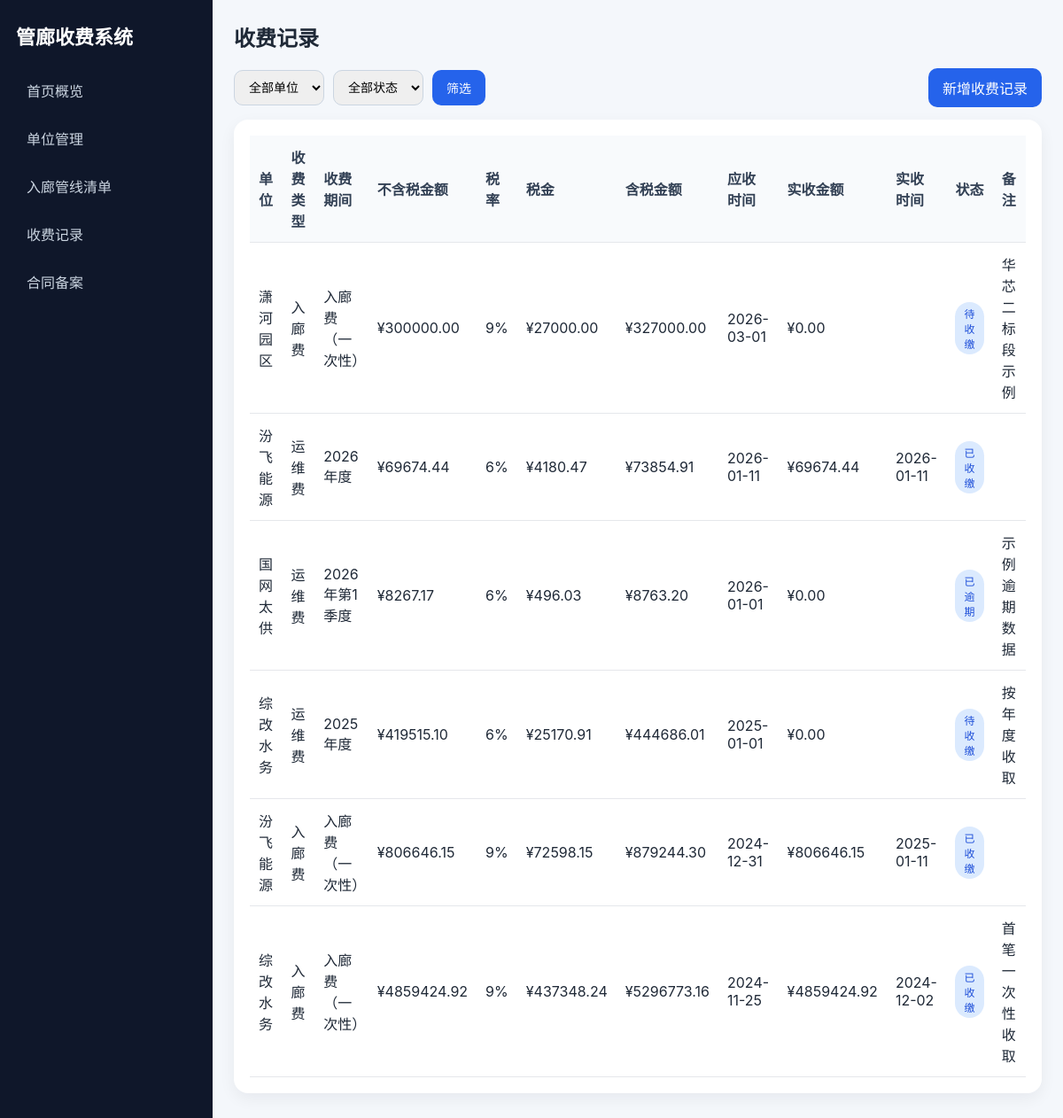
The app's page /fee-records/ with its own data.
### app/models/fee_record.py (models this page shows)
class FeeRecord(Base):
    __tablename__ = 'fee_records'
    id = Column(Integer, primary_key=True, index=True)
    company_id = Column(Integer, ForeignKey('companies.id'), nullable=False)
    pipeline_entry_id = Column(Integer, ForeignKey('pipeline_entries.id'), nullable=True)
    fee_type = Column(String(50), nullable=False)
    charge_period = Column(String(100), nullable=True)
    period_year = Column(Integer, nullable=True)
    period_quarter = Column(Integer, nullable=True)
    amount_excl_tax = Column(Float, nullable=True)
    tax_rate = Column(Float, nullable=True)
    tax_amount = Column(Float, nullable=True)
    amount_incl_tax = Column(Float, nullable=True)
    planned_receivable_date = Column(Date, nullable=True)
    remind_date = Column(Date, nullable=True)
    latest_payment_date = Column(Date, nullable=True)
    actual_received_amount = Column(Float, nullable=True)
    actual_received_date = Column(Date, nullable=True)
    payment_status = Column(String(50), nullable=False, default='待收缴')
    is_invoiced = Column(String(50), nullable=True)
    remark = Column(Text, nullable=True)
    created_at = Column(DateTime, server_default=func.now())
    updated_at = Column(DateTime, server_default=func.now(), onupdate=func.now())
    company = relationship('Company', back_populates='fee_records')
    pipeline_entry = relationship('PipelineEntry', back_populates='fee_records')

### app/models/company.py (models this page shows)
class Company(Base):
    __tablename__ = 'companies'
    id = Column(Integer, primary_key=True, index=True)
    company_name = Column(String(255), nullable=False, unique=True)
    short_name = Column(String(100), nullable=True)
    company_type = Column(String(100), nullable=True)
    contact_person = Column(String(100), nullable=True)
    contact_phone = Column(String(100), nullable=True)
    remark = Column(Text, nullable=True)
    created_at = Column(DateTime, server_default=func.now())
    updated_at = Column(DateTime, server_default=func.now(), onupdate=func.now())
    pipeline_entries = relationship('PipelineEntry', back_populates='company', cascade='all, delete-orphan')
    fee_records = relationship('FeeRecord', back_populates='company', cascade='all, delete-orphan')
    contracts = relationship('Contract', back_populates='company', cascade='all, delete-orphan')

### app/routes/fee_records.py (the view)
@router.get('/', response_class=HTMLResponse)
def list_records(request: Request, db: Session = Depends(get_db), company_id: int | None = None, status: str = ''):
    query = db.query(FeeRecord)
    if company_id:
        query = query.filter(FeeRecord.company_id == company_id)
    if status:
        query = query.filter(FeeRecord.payment_status == status)
    records = query.order_by(FeeRecord.planned_receivable_date.desc()).all()
    companies = db.query(Company).order_by(Company.company_name).all()
    return templates.TemplateResponse('fee_records/list.html', {'request': request, 'records': records, 'companies': companies, 'selected_company_id': company_id, 'selected_status': status, 'title': '收费记录'})

### app/templates/fee_records/list.html (shortened to what this page needs)
{% extends 'base.html' %}
{% block content %}
<div class="toolbar">
    <form method="get" class="inline-form">
        <select name="company_id">
            <option value="">全部单位</option>
        </select>
        <select name="status">
            <option value="">全部状态</option>
        </select>
        <button type="submit">筛选</button>
    </form>
    <a class="button" href="/fee-records/new">新增收费记录</a>
</div>
<section class="panel">
    <table>
        <thead><tr><th>单位</th><th>收费类型</th><th>收费期间</th><th>不含税金额</th><th>税率</th><th>税金</th><th>含税金额</th><th>应收时间</th><th>实收金额</th><th>实收时间</th><th>状态</th><th>备注</th></tr></thead>
        <tbody>
        {% for record in records %}
            <tr>
                <td>{{ record.company.short_name or record.company.company_name }}</td>
                <td>{{ record.fee_type }}</td>
                <td>{{ record.charge_period or '' }}</td>
                <td>¥{{ '%.2f'|format(record.amount_excl_tax or 0) }}</td>
                <td>{{ '{:.0%}'.format(record.tax_rate or 0) }}</td>
                <td>¥{{ '%.2f'|format(record.tax_amount or 0) }}</td>
                <td>¥{{ '%.2f'|format(record.amount_incl_tax or 0) }}</td>
                <td>{{ record.planned_receivable_date or '' }}</td>
                <td>¥{{ '%.2f'|format(record.actual_received_amount or 0) }}</td>
                <td>{{ record.actual_received_date or '' }}</td>
                <td><span class="badge">{{ record.payment_status }}</span></td>
                <td>{{ record.remark or '' }}</td>
            </tr>
        {% endfor %}
        </tbody>
    </table>
</section>
{% endblock %}

### app/static/css/style.css (style rules this page uses)
* { box-sizing: border-box; }
body { margin: 0; font-family: -apple-system, BlinkMacSystemFont, "Segoe UI", sans-serif; background: #f4f7fb; color: #1f2937; }
a { color: #2563eb; text-decoration: none; }
.stat-card, .panel { background: white; border-radius: 16px; box-shadow: 0 6px 18px rgba(15, 23, 42, 0.06); }
.panel { padding: 18px; margin-bottom: 18px; overflow-x: auto; }
.toolbar { display: flex; justify-content: space-between; align-items: center; margin-bottom: 14px; gap: 12px; flex-wrap: wrap; }
.inline-form { display: flex; gap: 10px; flex-wrap: wrap; }
input, select, textarea, button { border: 1px solid #cbd5e1; border-radius: 10px; padding: 10px 12px; font-size: 14px; }
button, .button { background: #2563eb; color: white; border: none; cursor: pointer; padding: 10px 16px; border-radius: 10px; display: inline-block; }
table { width: 100%; border-collapse: collapse; min-width: 860px; }
th, td { text-align: left; padding: 12px 10px; border-bottom: 1px solid #e5e7eb; }
th { background: #f8fafc; color: #334155; }
.badge { display: inline-block; padding: 4px 10px; border-radius: 999px; background: #dbeafe; color: #1d4ed8; font-size: 12px; }

### records on screen
FeeRecord: company "潇河园区", fee_type "入廊费", charge_period "入廊费（一次性）", amount_excl_tax "300000.00", tax_rate "9%", tax_amount "27000.00", amount_incl_tax "327000.00", planned_receivable_date "2026-03-01", actual_received_amount "0.00", payment_status "待收缴", remark "华芯二标段示例"
FeeRecord: company "汾飞能源", fee_type "运维费", charge_period "2026年度", amount_excl_tax "69674.44", tax_rate "6%", tax_amount "4180.47", amount_incl_tax "73854.91", planned_receivable_date "2026-01-11", actual_received_amount "69674.44", actual_received_date "2026-01-11", payment_status "已收缴"
FeeRecord: company "国网太供", fee_type "运维费", charge_period "2026年第1季度", amount_excl_tax "8267.17", tax_rate "6%", tax_amount "496.03", amount_incl_tax "8763.20", planned_receivable_date "2026-01-01", actual_received_amount "0.00", payment_status "已逾期", remark "示例逾期数据"
FeeRecord: company "综改水务", fee_type "运维费", charge_period "2025年度", amount_excl_tax "419515.10", tax_rate "6%", tax_amount "25170.91", amount_incl_tax "444686.01", planned_receivable_date "2025-01-01", actual_received_amount "0.00", payment_status "待收缴", remark "按年度收取"
FeeRecord: company "汾飞能源", fee_type "入廊费", charge_period "入廊费（一次性）", amount_excl_tax "806646.15", tax_rate "9%", tax_amount "72598.15", amount_incl_tax "879244.30", planned_receivable_date "2024-12-31", actual_received_amount "806646.15", actual_received_date "2025-01-11", payment_status "已收缴"
FeeRecord: company "综改水务", fee_type "入廊费", charge_period "入廊费（一次性）", amount_excl_tax "4859424.92", tax_rate "9%", tax_amount "437348.24", amount_incl_tax "5296773.16", planned_receivable_date "2024-11-25", actual_received_amount "4859424.92", actual_received_date "2024-12-02", payment_status "已收缴", remark "首笔一次性收取"

### other values on screen
{{ title }} "收费记录"
